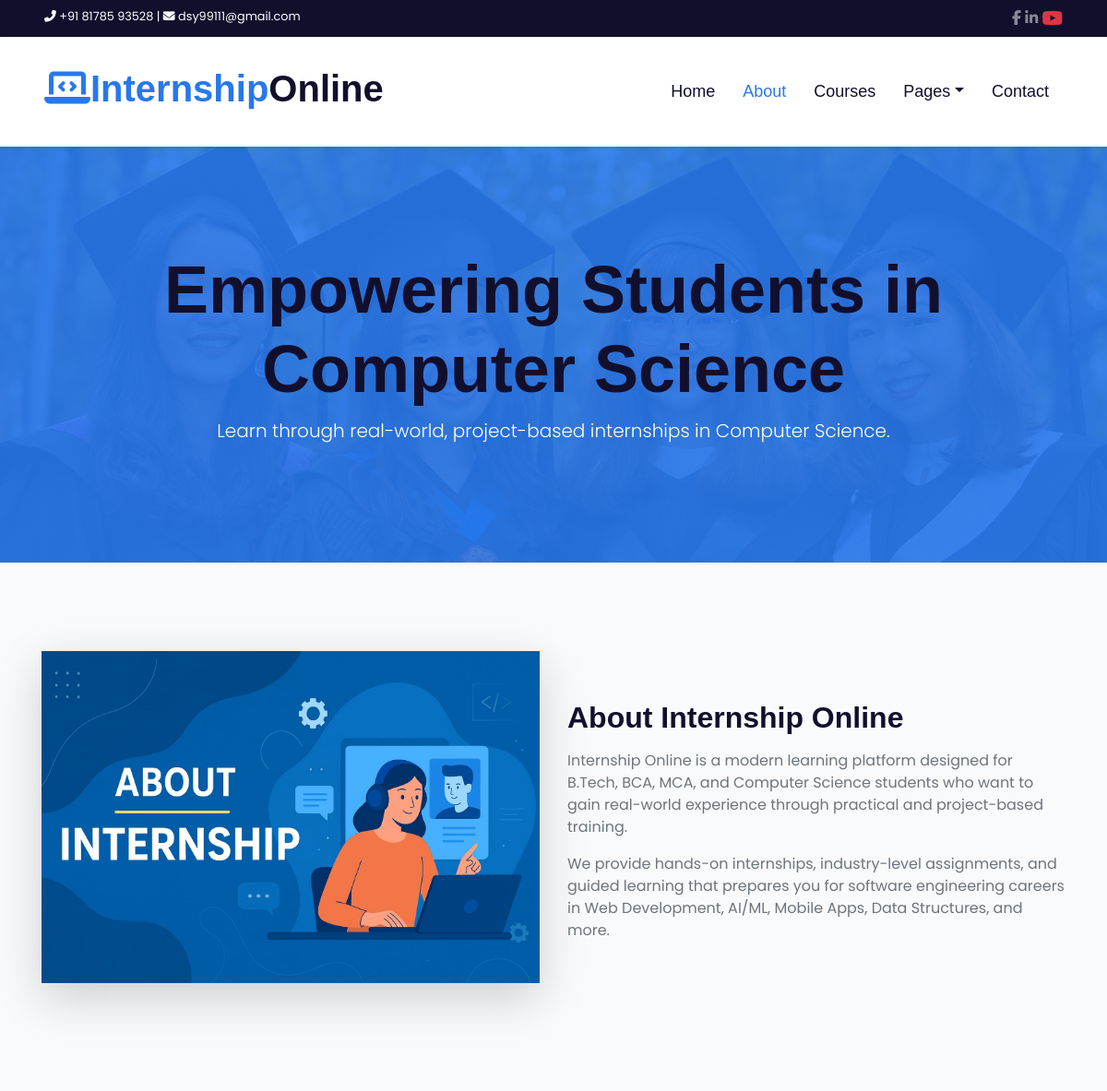
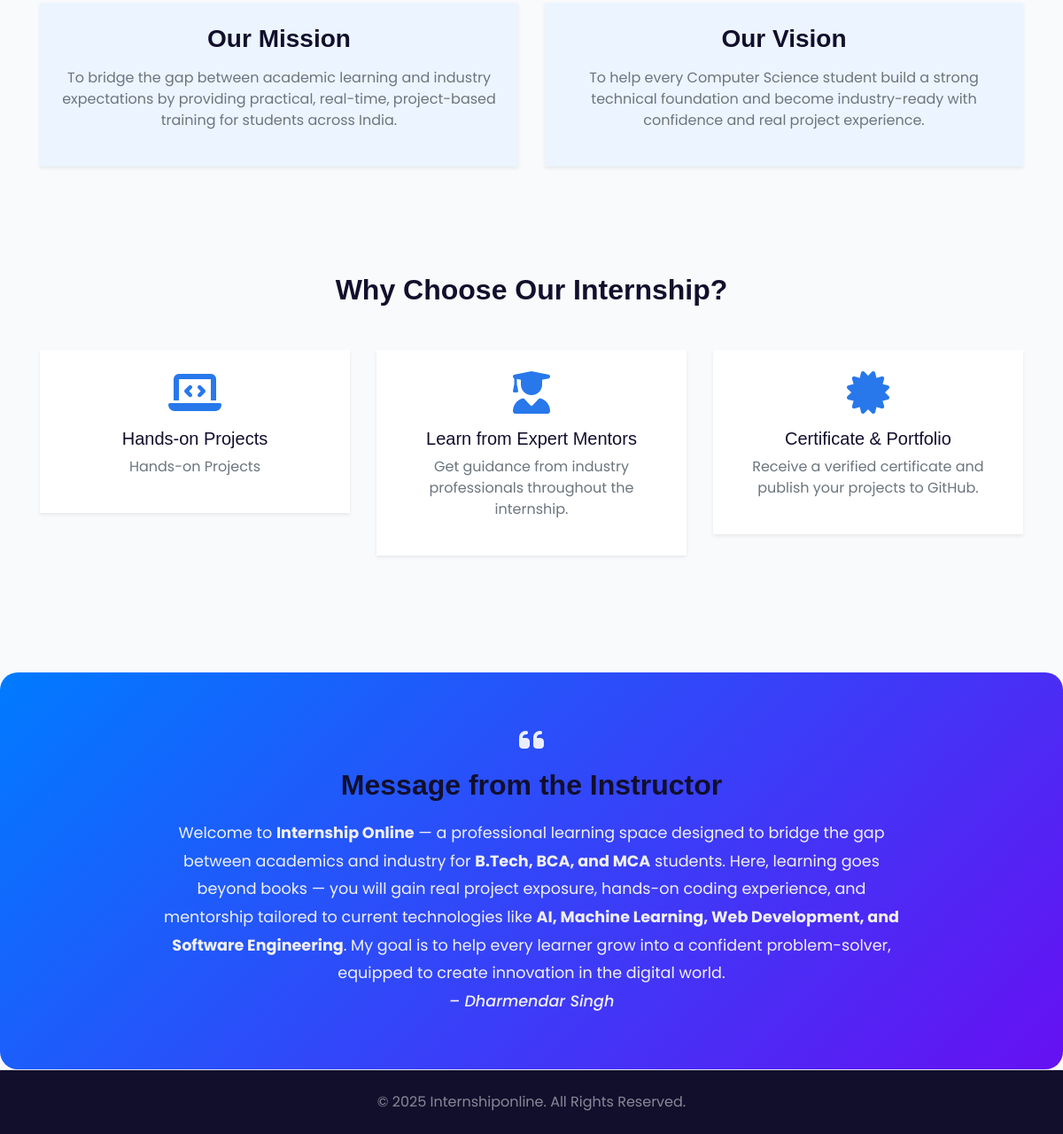
The page /about/ on the database its author committed (2 pictures, top to bottom).
### internshipmain/models.py (models this page shows, shortened)
class SiteAbout(models.Model):
    heading = models.CharField(max_length=200, default="About Internship Online")
    subheading = models.CharField(
        max_length=300,
        default="Practical Learning • Real-World Projects • Career-Focused Internships"
    )
    section_title = models.CharField(
        max_length=200,
        default="Empowering Students in Computer Science"
    )
    paragraph1 = models.TextField(blank=True, null=True)
    paragraph2 = models.TextField(blank=True, null=True)
    image = models.ImageField(upload_to="about/", blank=True, null=True)
    mission_title = models.CharField(max_length=200, default="Our Mission")
    mission_text = models.TextField(blank=True, null=True)
    vision_title = models.CharField(max_length=200, default="Our Vision")
    vision_text = models.TextField(blank=True, null=True)
    box1_title = models.CharField(max_length=200, default="Hands-on Projects")
    box1_text = models.TextField(blank=True, null=True)
    box2_title = models.CharField(max_length=200, default="Learn from Expert Mentors")
    box2_text = models.TextField(blank=True, null=True)
    box3_title = models.CharField(max_length=200, default="Certificate & Portfolio")
    box3_text = models.TextField(blank=True, null=True)

class Instructor(models.Model):
    name = models.CharField(max_length=200)
    role = models.CharField(max_length=255)
    bio = models.TextField()
    image = models.ImageField(upload_to="instructors/", blank=True, null=True)
    message = models.TextField(blank=True, null=True)
    linkedin = models.URLField(blank=True, null=True)
    youtube = models.URLField(blank=True, null=True)
    github = models.URLField(blank=True, null=True)

### internshipmain/views.py (the view)
# urls.py: path('about/', views.about, name='about'),
def about(request):
    instructor = Instructor.objects.first()
    about_content = SiteAbout.objects.first()  # single record
    return render(request, 'internshipmain/about.html', {
        'instructor': instructor,
        'about': about_content,
    })

### internshipmain/templates/internshipmain/about.html (shortened to what this page needs)
{% load static %}
<!DOCTYPE html>
<html lang="en">
<head>
    <link href="https://cdnjs.cloudflare.com/ajax/libs/font-awesome/6.5.0/css/all.min.css" rel="stylesheet">
    <link href="{% static 'lib/owlcarousel/assets/owl.carousel.min.css' %}" rel="stylesheet">
    <link href="{% static 'css/style.css' %}" rel="stylesheet">
</head>
<body>
    <div class="container-fluid bg-dark py-2 px-lg-5">
        <div class="row">
            <div class="col-md-6 text-center text-md-left text-white small">
                <i class="fa fa-phone-alt me-2"></i> +91 81785 93528 |
                <i class="fa fa-envelope ms-2 me-1"></i> dsy99111@gmail.com
            </div>
            <div class="col-md-6 text-center text-md-right">
                <a href="https://www.facebook.com/profile.php?id=100067208660401" class="text-white-50 me-3"><i class="fab fa-facebook-f"></i></a>
                <a href="https://www.linkedin.com/in/dharmender-singh-87997899/" class="text-white-50 me-3"><i class="fab fa-linkedin-in"></i></a>
                <a href="https://www.youtube.com/@codewithdharm" target="_blank" class="text-danger me-3">
                   <i class="fab fa-youtube fa-lg"></i></a>
            </div>
        </div>
    </div>
    <nav class="navbar navbar-expand-lg navbar-light bg-white shadow-sm py-3 px-lg-5">
        <a href="{% url 'home' %}" class="navbar-brand">
            <h1 class="text-primary"><i class="fa fa-laptop-code me-2"></i>Internship<span class="text-dark">Online</span></h1>
        </a>
        <div class="collapse navbar-collapse justify-content-end" id="navbarCollapse">
            <ul class="navbar-nav">
                <li class="nav-item"><a href="{% url 'home' %}" class="nav-link">Home</a></li>
                <li class="nav-item"><a href="{% url 'about' %}" class="nav-link active">About</a></li>
                <li class="nav-item"><a href="{% url 'courses' %}" class="nav-link">Courses</a></li>
                <li class="nav-item dropdown">
                    <a href="#" class="nav-link dropdown-toggle" data-toggle="dropdown">Pages</a>
                </li>
                <li class="nav-item"><a href="{% url 'contact' %}" class="nav-link">Contact</a></li>
            </ul>
        </div>
    </nav>
<div class="jumbotron jumbotron-fluid text-center bg-primary text-white mb-5">
    <div class="container py-5">
        <h1 class="display-3 fw-bold">
            {{ about.heading }}
        </h1>
        <p class="lead">
            {{ about.subheading }}
        </p>
    </div>
</div>
<div class="container py-5">
    <div class="row align-items-center">
        <div class="col-lg-6 mb-4">
            {% if about.image %}
                <img src="{{ about.image.url }}" class="img-fluid rounded shadow-lg" alt="About Internship">
            {% else %}
                <img src="{% static 'img/default-about.jpg' %}" class="img-fluid rounded shadow-lg" alt="About Internship">
            {% endif %}
        </div>
        <div class="col-lg-6">
            <h2 class="fw-bold mb-3">{{ about.section_title }}</h2>
            <p class="text-muted">
                {{ about.paragraph1 }}
            </p>
            <p class="text-muted">
                {{ about.paragraph2 }}
            </p>
        </div>
    </div>
</div>
<div class="container my-5">
    <div class="row text-center">
        <div class="col-lg-6 mb-4">
            <div class="p-4 bg-light rounded shadow-sm">
                <h3 class="fw-bold">{{ about.mission_title }}</h3>
                <p class="text-muted mt-3">
                    {{ about.mission_text }}
                </p>
            </div>
        </div>
        <div class="col-lg-6 mb-4">
            <div class="p-4 bg-light rounded shadow-sm">
                <h3 class="fw-bold">{{ about.vision_title }}</h3>
                <p class="text-muted mt-3">
                    {{ about.vision_text }}
                </p>
            </div>
        </div>
    </div>
</div>
<div class="container py-5">
    <h2 class="text-center fw-bold mb-5">Why Choose Our Internship?</h2>
    <div class="row text-center">
        <div class="col-md-4 mb-4">
            <div class="p-4 rounded shadow-sm bg-white">
                <i class="fa fa-laptop-code fa-3x text-primary mb-3"></i>
                <h5 class="fw-bold">{{ about.box1_title }}</h5>
                <p class="text-muted">{{ about.box1_text }}</p>
            </div>
        </div>
        <div class="col-md-4 mb-4">
            <div class="p-4 rounded shadow-sm bg-white">
                <i class="fa fa-user-graduate fa-3x text-primary mb-3"></i>
                <h5 class="fw-bold">{{ about.box2_title }}</h5>
                <p class="text-muted">{{ about.box2_text }}</p>
            </div>
        </div>
        <div class="col-md-4 mb-4">
            <div class="p-4 rounded shadow-sm bg-white">
                <i class="fa fa-certificate fa-3x text-primary mb-3"></i>
                <h5 class="fw-bold">{{ about.box3_title }}</h5>
                <p class="text-muted">{{ about.box3_text }}</p>
            </div>
        </div>
    </div>
</div>
    <section class="instructor-message text-center">
    <i class="fa fa-quote-left quote-icon mb-3"></i>
    <h2>Message from the Instructor</h2>
    <p>{{ instructor.message|safe }}</p>
    <p class="signature">– {{ instructor.name }}</p>
</section>
    {% include 'partials/footer.html' %}
</body>
</html>

### internshipmain/templates/internshipmain/about.html (style rules this page uses)
body { font-family: 'Poppins', sans-serif; background-color: #f9fafb; }
.instructor-message { background: linear-gradient(135deg, #007bff, #6610f2); color: #fff; border-radius: 20px; padding: 60px; margin-top: 60px; text-align: center; }
.instructor-message h2 { font-weight: 700; margin-bottom: 20px; }
.instructor-message p { font-size: 1.1rem; line-height: 1.8; color: #f0f0f0; max-width: 850px; margin: 0 auto; }
.signature { margin-top: 25px; font-style: italic; font-weight: 500; }
.quote-icon { font-size: 2rem; color: #fff; opacity: 0.9; }

### rows shown on the page
SiteAbout: heading "Empowering Students in Computer Science", subheading "Learn through real-world, project-based internships in Computer Science.", image (picture), section_title "About Internship Online", paragraph1 "Internship Online is a modern learning platform designed for B.Tech, BCA, MCA, and Computer Science students who want to gain real-world experience through practical and project-based training.", paragraph2 "We provide hands-on internships, industry-level assignments, and guided learning that prepares you for software engineering careers in Web Development, AI/ML, Mobile Apps, Data Structures, and more.", mission_title "Our Mission", mission_text "To bridge the gap between academic learning and industry expectations by providing practical, real-time, project-based training for students across India.", vision_title "Our Vision", vision_text "To help every Computer Science student build a strong technical foundation and become industry-ready with confidence and real project experience.", box1_title "Hands-on Projects", box1_text "Hands-on Projects", box2_title "Learn from Expert Mentors", box2_text "Get guidance from industry professionals throughout the internship.", box3_title "Certificate & Portfolio", box3_text "Receive a verified certificate and publish your projects to GitHub."
Instructor: message "Welcome to Internship Online — a professional learning space designed to bridge the gap between academics and industry for B.Tech, BCA, and MCA students. Here, learning goes beyond books — you will gain real project exposure, hands-on coding experience, and mentorship tailored to current technologies like AI, Machine Learning, Web Development, and Software Engineering . My goal is to help every learner grow into a confident problem-solver, equipped to create innovation in the digital world.", name "Dharmendar Singh"
